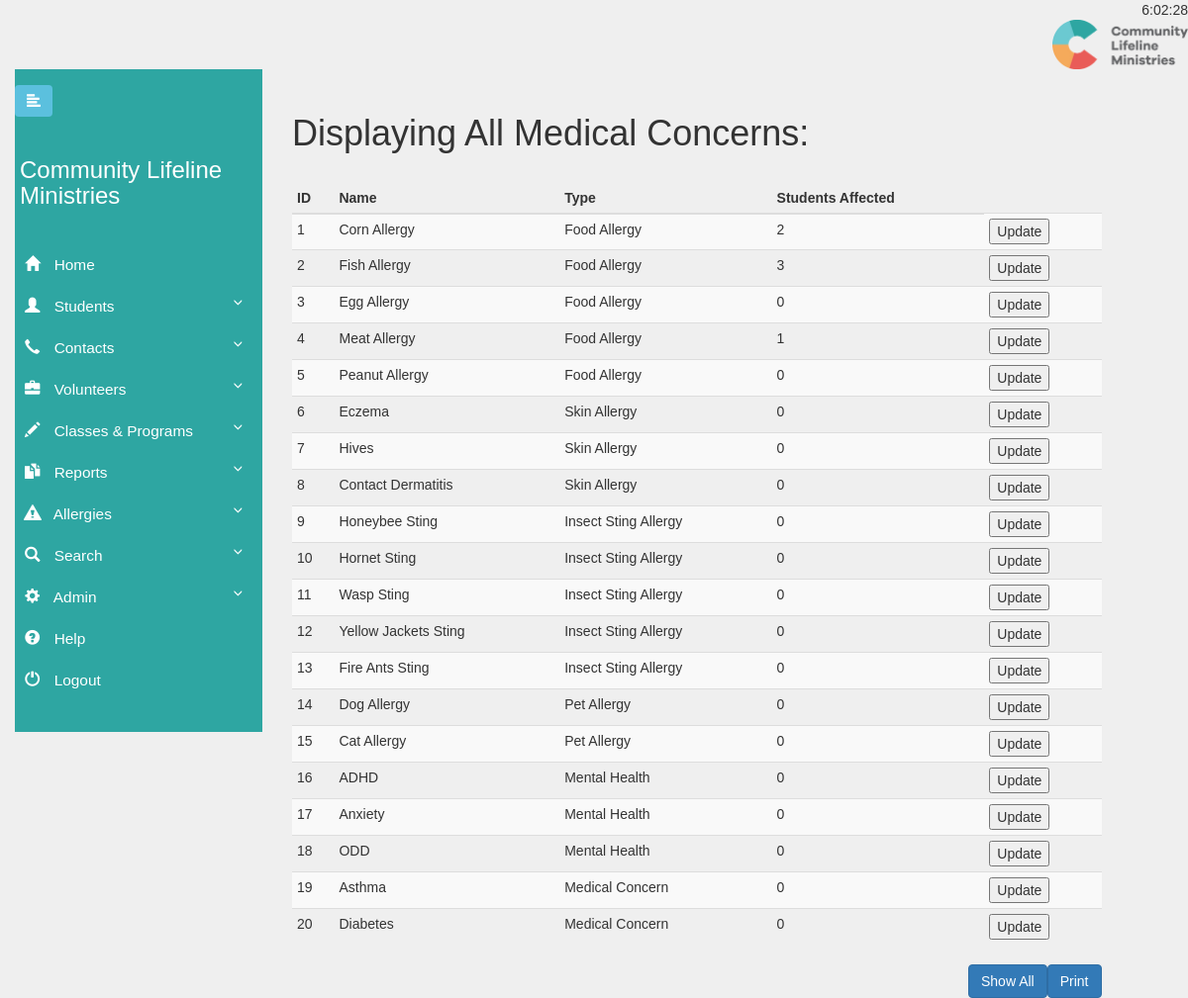
Screenshot of /php-files/show/ShowMedicalConcerns.php (signed in) with the database file from the repository.
### tables this page shows
CREATE TABLE Medical_Concerns (
  Created_Timestamp      TIMESTAMP DEFAULT now(),
  Last_Updated_Timestamp TIMESTAMP DEFAULT CURRENT_TIMESTAMP,
  Author_Username        VARCHAR(30),
  Id                     INT(10)   AUTO_INCREMENT PRIMARY KEY,
  Name                   VARCHAR(60),
  Type                   VARCHAR(60),
  Note                   VARCHAR(500)
);

### php-files/show/ShowMedicalConcerns.php (the view, shortened to what this page needs)
<?php
include("../scripts/header.php");
include("../../db/config.php");
$query = "SELECT * FROM Medical_Concerns;";
$result = mysqli_query($db, $query);
?>
<h1>Displaying All Medical Concerns:</h1>
<br/>
<div id="print_div" class="table-wrapper">
    <table id="allergy-table" class="table table-condensed table-striped">
        <thead>
        <tr>
            <th>ID</th>
            <th>Name</th>
            <th>Type</th>
            <th>Students Affected</th>
        </tr>
        </thead>
        <tbody>
        <?php
        while ($row = mysqli_fetch_array($result, MYSQLI_ASSOC)) {
            $search = $row['Id'];
            $studentToAllergyQuery = ("SELECT COUNT(Medical_Concern_Id) from Student_To_Medical_Concerns Where Medical_Concern_Id = $search;");
            $rs = mysqli_query($db, $studentToAllergyQuery);
            $result2 = mysqli_fetch_array($rs);
            echo "<tr><td>";
            echo $row['Id'];
            echo "</td><td>";
            echo $row['Name'];
            echo "</td><td>";
            echo $row['Type'];
            echo "</td><td>";
            echo "$result2[0]";
            echo "</td><td>";
            echo "<button class='table-update-button' type='button' value='$search' >Update</button>";
        }
        ?>
        </tbody>
    </table>
</div>
<input type="button" class="btn btn-primary pull-right" onclick="printReport('print_div')" value="Print"/>
<input type="button" id="show-all-button" class="btn btn-primary pull-right" value="Show All"/>
<?php
include("../scripts/footer.php");
?>

### php-files/scripts/header.php (shortened to what this page needs)
<!DOCTYPE html>
<html>
<head>
    <link rel="stylesheet" href="../../node_modules/bootstrap/dist/css/bootstrap.min.css" />
    <link rel="stylesheet" href="https://maxcdn.bootstrapcdn.com/bootstrap/3.3.7/css/bootstrap.min.css">
    <link rel="stylesheet" type="text/css" href="../../css/clm.css" />
</head>
<body>
<div class="container-fluid" id="wrapper">
    <nav class="navbar-fixed-top">
        <div id="time" class="clock">
        </div>
        <div class="top-nav-pic">
            <a href="../../php-files/index-login/menu.php"> <img src="../../images/new-logo.png" height="50px" alt="" style="float:right"></a>
        </div>
    </nav>
    <nav id="sidebar">
        <div class="navbar-btn sidebar">
            <button type="button" id="sidebarCollapse" class="btn btn-info navbar-btn">
                <i class="glyphicon glyphicon-align-left"></i>
            </button>
        </div>
        <div class="sidebar-header">
            <h3>Community Lifeline Ministries</h3>
        </div>
        <ul class="list-unstyled components">
            <li class="active">
                <a href="../index-login/menu.php">
                    <i class="glyphicon glyphicon-home"></i>
                    Home
                </a>
            </li>
            <li>
                <a href="#studentSubmenu" data-toggle="collapse" aria-expanded="false">
                    <i class="glyphicon glyphicon-user"></i>
                    Students
                </a>
            </li>
            <li>
                <a href="#contactSubmenu" data-toggle="collapse" aria-expanded="false">
                    <i class="glyphicon glyphicon-earphone"></i>
                    Contacts
                </a>
            </li>
            <li>
                <a href="#volunteerSubmenu" data-toggle="collapse" aria-expanded="false">
                    <i class="glyphicon glyphicon-briefcase"></i>
                    Volunteers
                </a>
            </li>
            <li>
                <a href="#classSubmenu" data-toggle="collapse" aria-expanded="false">
                    <i class="glyphicon glyphicon-pencil"></i>
                    Classes & Programs
                </a>
            </li>
            <li>
                <a href="#reportsSubmenu" data-toggle="collapse" aria-expanded="false">
                    <i class="glyphicon glyphicon-duplicate"></i>
                    Reports
                </a>
            </li>
            <li>
                <a href="#allergySubmenu" data-toggle="collapse" aria-expanded="false">
                    <i class="glyphicon glyphicon-alert"></i>
                    Allergies
                </a>
            </li>
            <li>
                <a href="#searchSubmenu" data-toggle="collapse" aria-expanded="false">
                    <i class="glyphicon glyphicon-search"></i>
                    Search
                </a>
            </li>
            <li>
                <a href="#adminSubmenu" data-toggle="collapse" aria-expanded="false">
                    <i class="glyphicon glyphicon-cog"></i>
                    Admin
                </a>
            </li>
            <li>
                <a href="../index-login/UserDocumentation.php">
                    <i class="glyphicon glyphicon-question-sign"></i>
                    Help
                </a>
            </li>
            <li>
                <a href="../index-login/logout.php">
                    <i class="glyphicon glyphicon-off"></i>
                    Logout
                </a>
            </li>
        </ul>
    </nav>
    <div class="col-lg-9" id="content">
        <div class="container-fluid">

### php-files/scripts/footer.php (shortened to what this page needs)
</div>
</div>
</div>
</body>
</html>

### css/clm.css (style rules this page uses)
body { font-family: 'Verdana', sans-serif; background: #efefef; padding-top: 70px; }
a, a:hover, a:focus { color: inherit; text-decoration: none; transition: all 0.3s; }
.navbar-btn { box-shadow: none; outline: none !important; border: none; text-align: left; }
i, span { display: inline-block; }
#sidebar { min-width: 250px; max-width: 250px; background: #2EA6A2; color: #fff; transition: all 0.3s; position: fixed; }
#sidebar ul li a { text-align: left; }
#sidebar .sidebar-header { padding: 5px; background: #2EA6A2; }
#sidebar ul.components { padding: 20px 0; border-bottom: 1px solid #2EA6A2; }
#sidebar ul li a { padding: 10px; font-size: 1.1em; display: block; }
#sidebar ul li a i { margin-right: 10px; }
#sidebar ul li.active > a, a[aria-expanded="true"] { color: #fff; background: #2EA6A2; }
a[data-toggle="collapse"] { position: relative; }
a[aria-expanded="false"]::before, a[aria-expanded="true"]::before { content: '\e259'; display: block; position: absolute; right: 20px; font-family: 'Glyphicons Halflings'; font-size: 0.6em; }
.clock { text-align: right; }
#content { padding-top: 25px; min-height: 100vh; transition: all 0.3s; margin-left: 250px; }

### rows the page displays
medical_concerns: Id "1", Name "Corn Allergy", Type "Food Allergy", result2 "2"
medical_concerns: Id "2", Name "Fish Allergy", Type "Food Allergy", result2 "3"
medical_concerns: Id "3", Name "Egg Allergy", Type "Food Allergy", result2 "0"
medical_concerns: Id "4", Name "Meat Allergy", Type "Food Allergy", result2 "1"
medical_concerns: Id "5", Name "Peanut Allergy", Type "Food Allergy", result2 "0"
medical_concerns: Id "6", Name "Eczema", Type "Skin Allergy", result2 "0"
medical_concerns: Id "7", Name "Hives", Type "Skin Allergy", result2 "0"
medical_concerns: Id "8", Name "Contact Dermatitis", Type "Skin Allergy", result2 "0"
medical_concerns: Id "9", Name "Honeybee Sting", Type "Insect Sting Allergy", result2 "0"
medical_concerns: Id "10", Name "Hornet Sting", Type "Insect Sting Allergy", result2 "0"
medical_concerns: Id "11", Name "Wasp Sting", Type "Insect Sting Allergy", result2 "0"
medical_concerns: Id "12", Name "Yellow Jackets Sting", Type "Insect Sting Allergy", result2 "0"
medical_concerns: Id "13", Name "Fire Ants Sting", Type "Insect Sting Allergy", result2 "0"
medical_concerns: Id "14", Name "Dog Allergy", Type "Pet Allergy", result2 "0"
medical_concerns: Id "15", Name "Cat Allergy", Type "Pet Allergy", result2 "0"
medical_concerns: Id "16", Name "ADHD", Type "Mental Health", result2 "0"
medical_concerns: Id "17", Name "Anxiety", Type "Mental Health", result2 "0"
medical_concerns: Id "18", Name "ODD", Type "Mental Health", result2 "0"
medical_concerns: Id "19", Name "Asthma", Type "Medical Concern", result2 "0"
medical_concerns: Id "20", Name "Diabetes", Type "Medical Concern", result2 "0"
